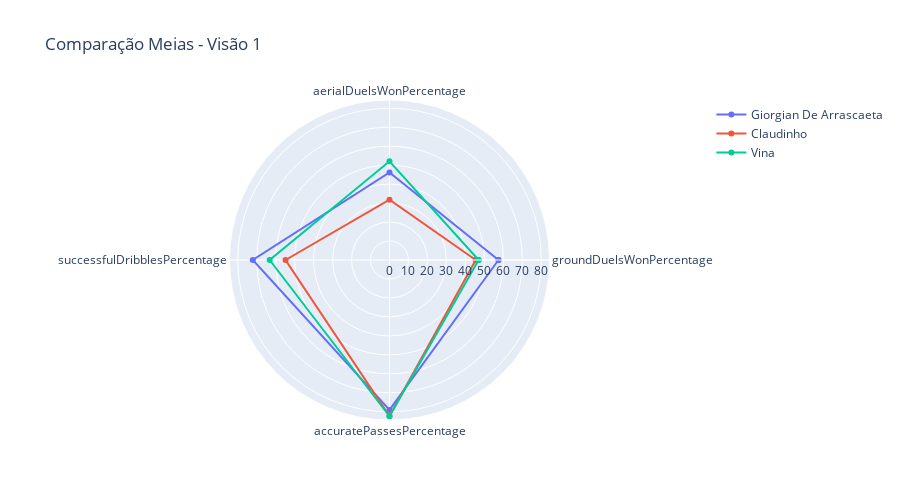

The notebook cell this image was saved under:
### Code cell
categories = labelsmf1[1:]
categories = [*categories, categories[0]]

players = df_meias1_vw1.values.tolist()

player_1 = players[0][1:]
player_1 = [*player_1, player_1[0]]
player_2 = players[1][1:]
player_2 = [*player_2, player_2[0]]
player_3 = players[2][1:]
player_3 = [*player_3, player_3[0]]

fig = go.Figure(
    data = [ go.Scatterpolar(r=player_1, theta = categories, name = players[0][0]),
             go.Scatterpolar(r=player_2, theta = categories, name = players[1][0]),
             go.Scatterpolar(r=player_3, theta = categories, name = players[2][0])],
    layout = go.Layout(
    autosize = False,
    width = 900,
    height = 500,
    title=go.layout.Title(text = 'Comparação Meias - Visão 1'),
    polar = {'radialaxis':{'visible':True}},
    showlegend = True)
)

pyo.iplot(fig)

### Figure 1 — Plotly figure (JSON) as saved in the notebook; plotly's stock layout.template omitted (floating-point values rounded to 4 significant figures)
{"data": [{"name": "Giorgian De Arrascaeta", "r": [57.45, 46.15, 72.06, 79.02, 57.45], "theta": ["groundDuelsWonPercentage", "aerialDuelsWonPercentage", "successfulDribblesPercentage", "accuratePassesPercentage", "groundDuelsWonPercentage"], "type": "scatterpolar"}, {"name": "Claudinho", "r": [45.45, 31.82, 54.81, 82.25, 45.45], "theta": ["groundDuelsWonPercentage", "aerialDuelsWonPercentage", "successfulDribblesPercentage", "accuratePassesPercentage", "groundDuelsWonPercentage"], "type": "scatterpolar"}, {"name": "Vina", "r": [46.97, 52, 63.16, 82.36, 46.97], "theta": ["groundDuelsWonPercentage", "aerialDuelsWonPercentage", "successfulDribblesPercentage", "accuratePassesPercentage", "groundDuelsWonPercentage"], "type": "scatterpolar"}], "layout": {"autosize": false, "height": 500, "polar": {"radialaxis": {"visible": true}}, "showlegend": true, "title": {"text": "Comparação Meias - Visão 1"}, "width": 900}}
